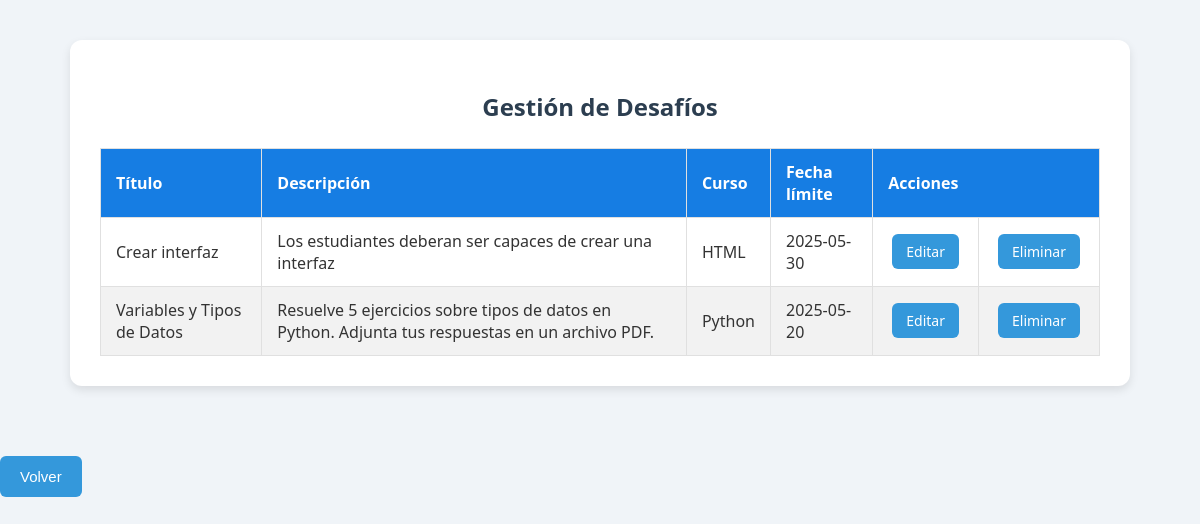
The app's page /Model/crud/desafios_crud.php (signed in) with its own data.
### tables this page shows
CREATE TABLE `desafios` (
  `id_desafio` int(11) NOT NULL,
  `titulo` varchar(100) NOT NULL,
  `descripcion` text NOT NULL,
  `fecha_limite` date DEFAULT NULL,
  `id_curso` int(11) NOT NULL,
  `id_docente` int(11) NOT NULL,
  `fecha_creacion` timestamp NOT NULL DEFAULT CURRENT_TIMESTAMP
);

CREATE TABLE `cursos` (
  `id_curso` int(11) NOT NULL,
  `nombre` varchar(100) NOT NULL,
  `codigo` varchar(20) NOT NULL,
  `nivel` enum('Basico','Intermedio','Avanzado') NOT NULL,
  `id_docente` int(11) NOT NULL
);

### Model/crud/desafios_crud.php (the view, shortened to what this page needs)
<?php
$conexion = new ConexionBD();
$conn = $conexion->conectar();
$id_docente = $_SESSION['usuario_id'];
$accion = $_GET['accion'] ?? 'ver';
$id_desafio = $_GET['id'] ?? null;
?>
<!DOCTYPE html>
<html lang="es">
<head>
    <link rel="stylesheet" href="../../View/CSS/desafios_crud.css">
</head>
<body>
<div class="container">
    <h2>Gestión de Desafíos</h2>
    <?php if ($accion === 'editar' && $id_desafio):
        $sql = "SELECT * FROM desafios WHERE id_desafio = ?";
        $stmt = mysqli_prepare($conn, $sql);
        mysqli_stmt_bind_param($stmt, "i", $id_desafio);
        mysqli_stmt_execute($stmt);
        $result = mysqli_stmt_get_result($stmt);
        $desafio = mysqli_fetch_assoc($result);
        ?>
        <?php if (!$desafio): ?>
        <p>Desafío no encontrado.</p>
        <?php else: ?>
        <form method="POST">
            <input type="hidden" name="id_desafio" value="<?php echo $desafio['id_desafio']; ?>">
            <label>Título:</label><br>
            <input type="text" name="titulo" value="<?php echo htmlspecialchars($desafio['titulo']); ?>" required><br><br>
            <label>Descripción:</label><br>
            <textarea name="descripcion" required><?php echo htmlspecialchars($desafio['descripcion']); ?></textarea><br><br>
            <label>Fecha Límite:</label><br>
            <input type="date" name="fecha_limite" value="<?php echo $desafio['fecha_limite']; ?>" required><br><br>
            <button type="submit" name="editar">Guardar Cambios</button>
        </form>
        <br>
        <a href="desafios_crud.php" class="btn">Cancelar</a>
     <?php endif; ?>
    <?php else:
        $sql = "SELECT d.id_desafio, d.titulo, d.descripcion, d.fecha_limite, c.nombre AS curso
                FROM desafios d
                INNER JOIN cursos c ON d.id_curso = c.id_curso
                WHERE d.id_docente = ?";
        $stmt = mysqli_prepare($conn, $sql);
        mysqli_stmt_bind_param($stmt, "i", $id_docente);
        mysqli_stmt_execute($stmt);
        $result = mysqli_stmt_get_result($stmt);
        ?>
        <?php if (mysqli_num_rows($result) > 0): ?>
            <table class="table-desafios">
                <thead>
                    <tr>
                        <th>Título</th>
                        <th>Descripción</th>
                        <th>Curso</th>
                        <th>Fecha límite</th>
                        <th colspan="2">Acciones</th>
                    </tr>
                </thead>
                <tbody>
                    <?php while ($row = mysqli_fetch_assoc($result)): ?>
                        <tr>
                            <td><?php echo htmlspecialchars($row['titulo']); ?></td>
                            <td><?php echo htmlspecialchars($row['descripcion']); ?></td>
                            <td><?php echo htmlspecialchars($row['curso']); ?></td>
                            <td><?php echo htmlspecialchars($row['fecha_limite']); ?></td>
                            <td>
                                <a href="desafios_crud.php?accion=editar&id=<?php echo $row['id_desafio']; ?>" class="btn">Editar</a>
                            </td>
                            <td>
                                <a href="desafios_crud.php?accion=eliminar&id=<?php echo $row['id_desafio']; ?>" class="btn" onclick="return confirm('¿Seguro que deseas eliminar este desafío?');">Eliminar</a>
                            </td>
                        </tr>
                    <?php endwhile; ?>
                </tbody>
            </table>
        <?php else: ?>
            <p>No tienes desafíos asignados.</p>
        <?php endif; ?>
    <?php endif; ?>
</div>
 <button class="btn-back" onclick="window.location.href='../../View/Panel_docente/asignar_desafios.php'">
            <i class="fas fa-arrow-left"></i> Volver
        </button>
</body>
</html>

### View/CSS/desafios_crud.css (style rules this page uses)
body { font-family: 'Segoe UI', Tahoma, Geneva, Verdana, sans-serif; background: #f5f7fa; margin: 0; padding: 20px; color: #333; }
.container { max-width: 1000px; margin: auto; background: #ffffff; padding: 30px; border-radius: 12px; box-shadow: 0 4px 10px rgba(0, 0, 0, 0.1); }
h2 { text-align: center; color: #2c3e50; margin-bottom: 25px; }
.table-desafios { width: 100%; border-collapse: collapse; margin-top: 20px; }
.table-desafios th, .table-desafios td { padding: 12px 15px; border: 1px solid #e0e0e0; text-align: left; }
.table-desafios th { background-color: #167de3; color: white; }
.table-desafios tr:nth-child(even) { background-color: #f2f2f2; }
.btn { display: inline-block; padding: 8px 14px; margin: 4px; font-size: 14px; color: white; background-color: #3498db; border: none; border-radius: 6px; text-decoration: none; cursor: pointer; transition: background 0.3s ease; }
.btn-back { display: inline-block; margin-top: 20px; padding: 10px 18px; background-color: #2ecc71; color: white; border: none; border-radius: 6px; cursor: pointer; text-decoration: none; font-size: 14px; }
body { font-family: 'Segoe UI', Tahoma, Geneva, Verdana, sans-serif; background-color: #f0f4f8; margin: 0; padding: 0; color: #333; }
.container { max-width: 1000px; margin: 40px auto; background-color: #ffffff; padding: 30px; border-radius: 12px; box-shadow: 0 4px 10px rgba(0, 0, 0, 0.1); }
table { width: 100%; border-collapse: collapse; margin-top: 20px; }
th, td { text-align: left; padding: 12px 15px; border-bottom: 1px solid #e0e0e0; }
th { background-color: #1776d5; color: white; }
tr:nth-child(even) { background-color: #f9f9f9; }
.btn-back { margin-top: 30px; padding: 12px 20px; background-color: #3498db; color: white; font-size: 15px; border: none; border-radius: 6px; cursor: pointer; text-decoration: none; transition: background 0.3s ease; }

### records on screen
desafios: titulo "Crear interfaz", descripcion "Los estudiantes deberan ser capaces de crear una interfaz", id_curso.nombre "HTML", fecha_limite "2025-05-30"
desafios: titulo "Variables y Tipos de Datos", descripcion "Resuelve 5 ejercicios sobre tipos de datos en Python. Adjunta tus respuestas en un archivo PDF.", id_curso.nombre "Python", fecha_limite "2025-05-20"
